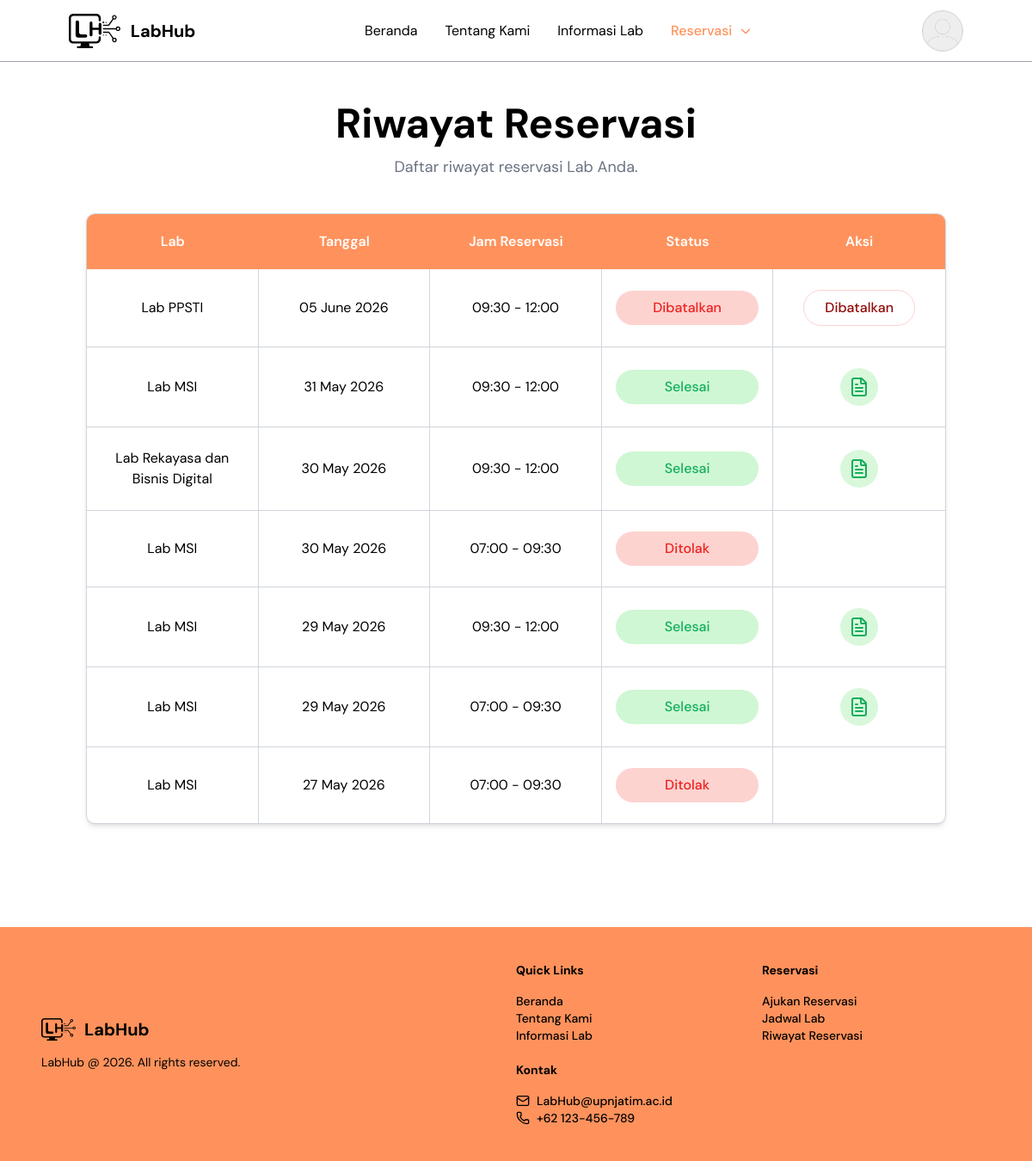
The app's page /index.php?page=riwayat_reservasi (signed in), older data.
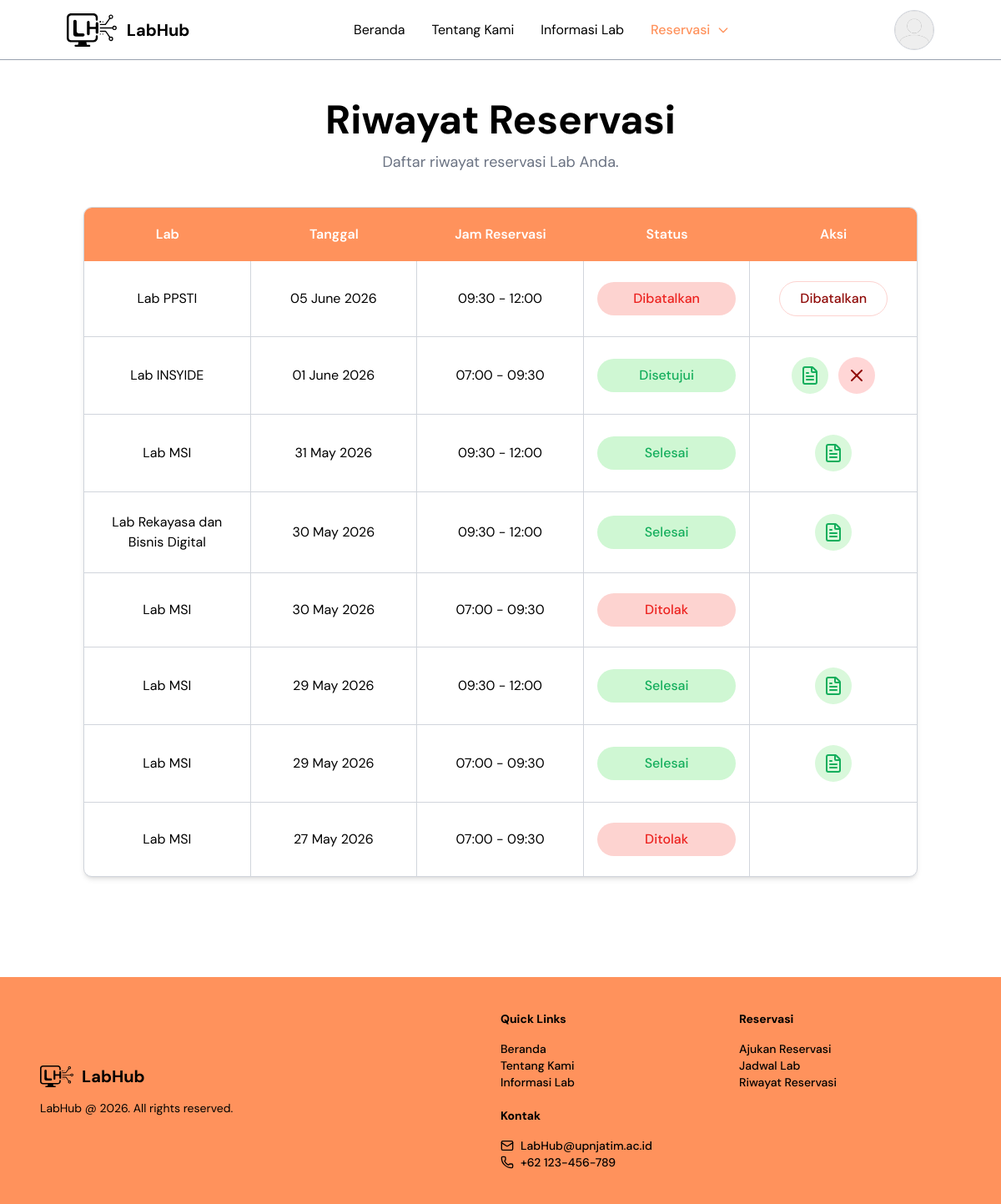
The same page, newer data.
### tables this page shows
CREATE TABLE `reservasi` (
  `id` int NOT NULL,
  `user_id` int NOT NULL,
  `jadwal_id` int NOT NULL,
  `kode_reservasi` varchar(100) DEFAULT NULL,
  `dosen_penanggung_jawab` varchar(100) NOT NULL,
  `kontak` varchar(30) NOT NULL,
  `keperluan` text NOT NULL,
  `berkas` varchar(255) DEFAULT NULL,
  `status` enum('Pending','Disetujui','Ditolak','Dibatalkan','Belum Ambil Kunci','Sedang Berlangsung','Selesai','Tidak Hadir') DEFAULT 'Pending',
  `created_at` timestamp NULL DEFAULT CURRENT_TIMESTAMP,
  `alasan_pembatalan` text,
  `email_h1_dikirim` datetime DEFAULT NULL
);

CREATE TABLE `labs` (
  `id` int NOT NULL,
  `nama_lab` varchar(100) NOT NULL,
  `kode_lab` varchar(10) NOT NULL,
  `kategori` varchar(100) DEFAULT NULL,
  `lokasi` varchar(100) DEFAULT NULL,
  `luas` int DEFAULT NULL,
  `kapasitas` int DEFAULT '0',
  `fasilitas` text,
  `deskripsi` text,
  `gambar` varchar(255) DEFAULT NULL,
  `jam_buka` time NOT NULL,
  `jam_tutup` time NOT NULL,
  `status` enum('Tersedia','Perbaikan','Non-aktif') DEFAULT 'Tersedia',
  `created_at` timestamp NULL DEFAULT CURRENT_TIMESTAMP,
  `slug` varchar(255) DEFAULT NULL
);

CREATE TABLE `jadwal` (
  `id` int NOT NULL,
  `lab_id` int NOT NULL,
  `tanggal` date NOT NULL,
  `sesi` varchar(50) NOT NULL,
  `jam_mulai` time NOT NULL,
  `jam_selesai` time NOT NULL,
  `created_at` timestamp NULL DEFAULT CURRENT_TIMESTAMP
);

### pages/riwayat_reservasi.php (the view, shortened to what the rows shown need)
<?php
include __DIR__ .
    '/../config/config.php';
$limit = 10;
$pageNumber =
    isset($_GET['p'])
    ? (int) $_GET['p']
    : 1;
$offset =
    ($pageNumber - 1) * $limit;
$user_id =
    $_SESSION['user_id'];
$stmt =
    mysqli_prepare(
        $conn,
        "SELECT
            reservasi.id,
            reservasi.status,
            reservasi.kode_reservasi,
            labs.nama_lab,
            jadwal.tanggal,
            jadwal.jam_mulai,
            jadwal.jam_selesai
        FROM reservasi
        JOIN jadwal
        ON reservasi.jadwal_id = jadwal.id
        JOIN labs
        ON jadwal.lab_id = labs.id
        WHERE reservasi.user_id = ?
        ORDER BY jadwal.tanggal DESC
        LIMIT ? OFFSET ?"
    );
mysqli_stmt_bind_param(
    $stmt,
    "iii",
    $user_id,
    $limit,
    $offset
);
mysqli_stmt_execute(
    $stmt
);
$result =
    mysqli_stmt_get_result(
        $stmt
    );
?>
<section class="mt-30 px-4 sm:px-6 lg:px-25 min-h-screen">
    <div class="flex flex-col gap-10">
        <div class="
            flex
            flex-col
            items-center
            text-center
            gap-3
        ">
            <h1 data-aos="fade-up" class="
                text-3xl
                sm:text-4xl
                md:text-5xl
                xl:text-6xl
                font-bold
            ">
                Riwayat Reservasi
            </h1>
        </div>
        <div data-aos="fade-up" data-aos-delay="200" class="
            border
        border-gray-300
            rounded-[10px]
            overflow-hidden
            bg-white
            md:shadow-md
            w-full
        ">
            <div class="hidden md:block">
                <div class="divide-y divide-gray-300">
                    <?php if (
                        mysqli_num_rows($result)
                        > 0
                    ): ?>
                        <?php while (
                            $item =
                            mysqli_fetch_assoc(
                                $result
                            )
                        ): ?>
                            <?php
                            $statusClass =
                                'bg-[#FDD3D0] text-[#EC221F]';
                            if (
                                $item['status']
                                == 'Pending' || $item['status'] == 'Sedang Berlangsung' || $item['status'] == "Belum Ambil Kunci"
                            ) {
                                $statusClass =
                                    'bg-[#FFF1C2] text-[#BF6A02]';
                            } elseif (
                                $item['status']
                                == 'Disetujui' || $item['status'] == 'Selesai' || $item['status'] == 'Tidak Hadir'
                            ) {
                                $statusClass =
                                    'bg-[#CFF7D3] text-[#14AE5C]';
                            }
                            ?>
                            <div class="
                                grid
                                grid-cols-5
                                items-stretch
                            ">
                                <div class="
                                    py-6
                                    px-4
                                    border-r
                                    border-gray-300
                                    flex
                                    items-center
                                    justify-center
                                    text-center
                                ">
                                    <?= htmlspecialchars(
                                        $item['nama_lab']
                                    ) ?>
                                </div>
                                <div class="
                                    py-6
                                    px-4
                                    border-r
                                    border-gray-300
                                    flex
                                    items-center
                                    justify-center
                                    text-center
                                ">
                                    <?= date(
                                        'd F Y',
                                        strtotime(
                                            $item['tanggal']
                                        )
                                    ) ?>
                                </div>
                                <div class="
                                    py-6
                                    px-4
                                    border-r
                                    border-gray-300
                                    flex
                                    items-center
                                    justify-center
                                    text-center
                                    whitespace-nowrap
                                ">
                                    <?= substr(
                                        $item['jam_mulai'],
                                        0,
                                        5
                                    ) ?>
                                    -
                                    <?= substr(
                                        $item['jam_selesai'],
                                        0,
                                        5
                                    ) ?>
                                </div>
                                <div class="
                                    py-6
                                    px-4
                                    border-r
                                    border-gray-300
                                    flex
                                    justify-center
                                    items-center
                                ">
                                    <div class="
                                        flex
                                        justify-center
                                        items-center
                                        w-full
                                    ">
                                        <span class="
                                                    px-2
                                                    xl:px-4
                                                    py-2
                                                    rounded-full
                                                    font-medium
                                                    text-center
                                                    w-full
                                                    <?= $statusClass ?>
                                                ">
                                            <?php if ($item['status'] == 'Dibatalkan' || $item['status'] == 'Ditolak'): ?>
                                                <?= $item['status'] ?>
                                            <?php elseif ($item['status'] == 'Disetujui'): ?>
                                                <?= $item['status'] ?>
                                            <?php elseif ($item['status'] == 'Selesai' || $item['status'] == 'Tidak Hadir'): ?>
                                                Selesai
                                            <?php elseif ($item['status'] == 'Belum Ambil Kunci' || $item['status'] == 'Sedang Berlangsung'): ?>
                                                Berlangsung
                                            <?php else: ?>             <?= $item['status'] ?>
                                            <?php endif; ?>
                                        </span>
                                    </div>
                                </div>
                                <div class="
                                    py-6
                                    px-4
                                    flex
                                    justify-center
                                    items-center
                                ">
                                    <div class="
                                        flex
                                        justify-center
                                        items-center
                                        gap-3
                                    ">
                                        <?php if (
                                            $item['status']
                                            == 'Pending'
                                        ): ?>
                                            <button onclick="openDeleteModal(<?= $item['id'] ?>)" class="
                                                px-6
                                                py-2
                                                rounded-full
                                                bg-[#FDD3D0]
                                                font-medium
                                                hover:opacity-80
                                                cursor-pointer
                                            ">
                                                Batalkan
                                            </button>
                                        <?php elseif (
                                            $item['status']
                                            == 'Disetujui'
                                        ): ?>
                                            <button data-code="<?= $item['kode_reservasi'] ?>" data-date="<?= date(
                                                  'd F Y',
                                                  strtotime($item['tanggal'])
                                              ) ?>" data-time="<?= substr(
                                                   $item['jam_mulai'],
                                                   0,
                                                   5
                                               ) ?>
-
    <?= substr(
                        $item['jam_selesai'],
                        0,
                        5
                    ) ?>" onclick="
        openCodeModal(this)
    " class="
                                                w-11
                                                h-11
                                                rounded-full
                                                bg-[#D9F8DB]
                                                flex
                                                items-center
                                                justify-center
                                                hover:opacity-80
                                                cursor-pointer
                                            ">
                                                <i data-lucide="file-text" class="text-[#14AE5C]"></i>
                                            </button>
                                            <button onclick="
                                                                openCancelModal(
                                                                    <?= $item['id'] ?>
                                                                )
                                                            " class="
                                                w-11
                                                h-11
                                                rounded-full
                                                bg-[#FFD6D6]
                                                flex
                                                items-center
                                                justify-center
                                                hover:opacity-80
                                                cursor-pointer
                                            ">
                                                <i data-lucide="x" class="text-[#900B09]"></i>
                                            </button>
                                        <?php elseif (
                                            $item['status']
                                            == 'Dibatalkan'
                                        ): ?>
                                            <span class="
                                                px-6
                                                py-2
                                                rounded-full
                                                border
                                                border-[#FDD3D0]
                                                text-[#900B09]
                                                font-medium
                                            ">
                                                Dibatalkan
                                            </span>
                                        <?php elseif (
                                            $item['status'] == 'Sedang Berlangsung' || $item['status'] == 'Selesai'
                                            || $item['status'] == 'Belum Ambil Kunci' || $item['status'] == 'Tidak Hadir'
                                        ): ?>
                                            <button data-code="<?= $item['kode_reservasi'] ?>" data-date="<?= date(
                                                  'd F Y',
                                                  strtotime($item['tanggal'])
                                              ) ?>" data-time="<?= substr(
                                                   $item['jam_mulai'],
                                                   0,
                                                   5
                                               ) ?>
-
    <?= substr(
                        $item['jam_selesai'],
                        0,
                        5
                    ) ?>" onclick="
        openCodeModal(this)
    " class="
                                                w-11
                                                h-11
                                                rounded-full
                                                bg-[#D9F8DB]
                                                flex
                                                items-center
                                                justify-center
                                                hover:opacity-80
                                                cursor-pointer
                                            ">
                                                <i data-lucide="file-text" class="text-[#14AE5C]"></i>
                                            </button>
                                        <?php else: ?>
                                        <?php endif; ?>
                                    </div>
                                </div>
                            </div>
                        <?php endwhile; ?>
                    <?php endif; ?>
                </div>
            </div>
        </div>
    </div>
</section>

Row changes from the older to the newer data that the page shows:
added reservasi: labs.nama_lab "Lab INSYIDE", jadwal.tanggal "01 June 2026", jadwal.jam_mulai "07:00", jadwal.jam_selesai "09:30", status "Disetujui"
